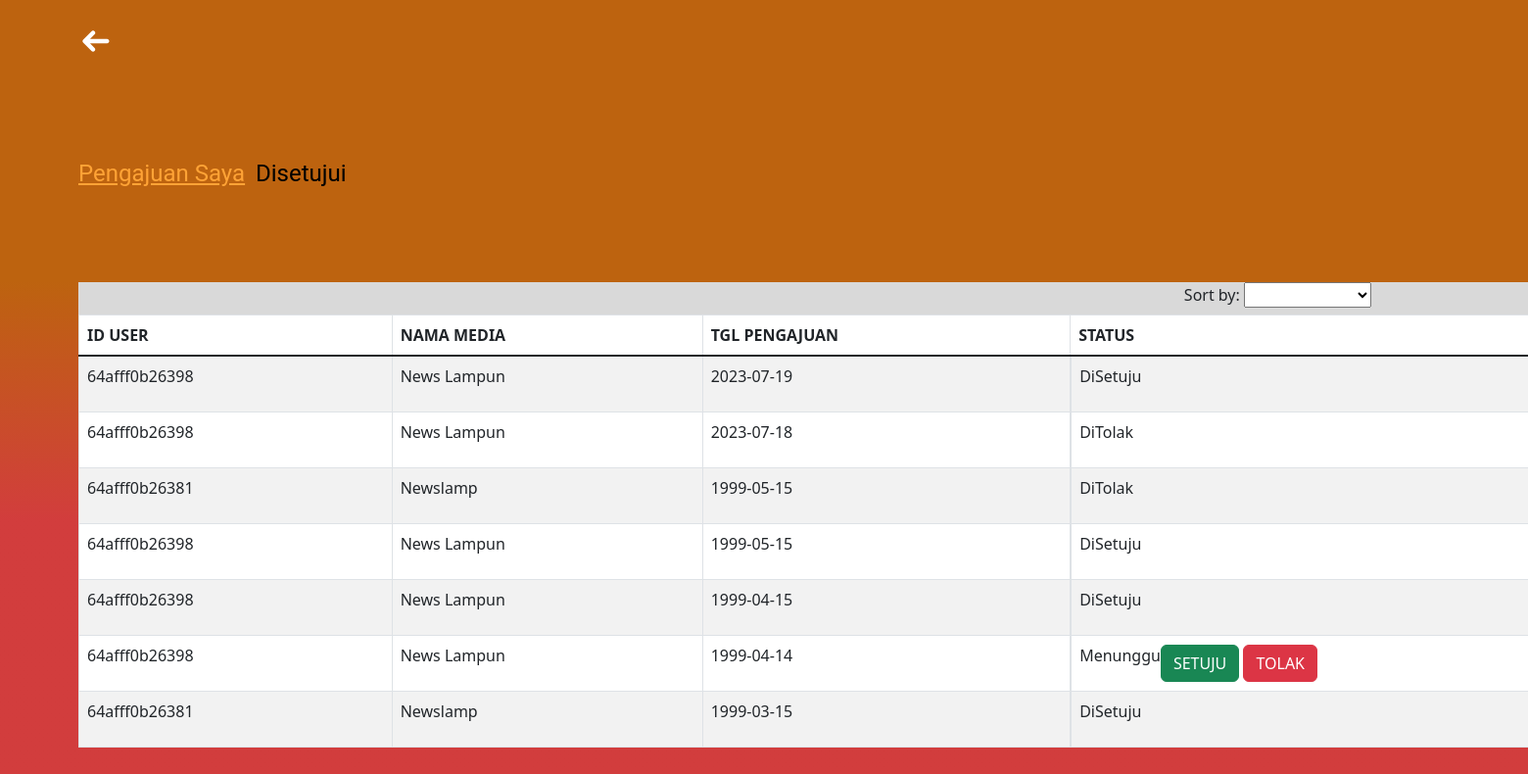
Screenshot of /admin-page/list-pengajuan.php (signed in) with the database file from the repository.
### tables this page shows
CREATE TABLE `pengajuan` (
  `id_pengajuan` varchar(255) NOT NULL,
  `id_user` varchar(255) DEFAULT NULL,
  `status` varchar(50) DEFAULT NULL,
  `tglterima` date DEFAULT NULL,
  `tglaju` date DEFAULT NULL,
  `keterangan` text DEFAULT NULL
);

CREATE TABLE `member` (
  `id_user` varchar(255) NOT NULL,
  `phone` varchar(10) DEFAULT NULL,
  `email` text DEFAULT NULL,
  `company_name` text DEFAULT NULL,
  `company_address` text DEFAULT NULL
);

### admin-page/list-pengajuan.php (the view, shortened to what this page needs)
<?php
include "../config/connection.php";
?>
<!DOCTYPE html>
<html lang="en">
<head>
    <link rel="stylesheet" href="../style/style-list-pengajuan.css">
    <link href="https://cdn.jsdelivr.net/npm/bootstrap@5.3.0/dist/css/bootstrap.min.css" rel="stylesheet">
    <link rel="stylesheet" href="https://cdn.jsdelivr.net/npm/bootstrap@4.6.2/dist/css/bootstrap.min.css">
    <link href="https://cdn.jsdelivr.net/npm/bootstrap@5.0.2/dist/css/bootstrap.min.css" rel="stylesheet">
    <link href="https://cdn.jsdelivr.net/npm/bootstrap@5.3.0/dist/css/bootstrap.min.css" rel="stylesheet">
</head>
<body>
    <div class="navbar">
        <a href="../index.php" style="text-decoration: none; color:white">
        </a>
    </div>
    <div class="content">
        <div id="pilihan">
            <a href="list-pengajuan.php" class="text-yellow" id="pengajuan">Pengajuan Saya</a>
            <a href="table_setuju.php" class="text-black" id="setuju">Disetujui</a>
        </div>
        <div class="sort">
            <form method="get" id="sortForm">
                <label for="sort_by">Sort by:</label>
                <select name="sort_by" id="sort_by">
                    <?php
                    $sql = "SELECT * FROM member JOIN user on member.id_user = user.id_user WHERE user.level IS NULL OR user.level = '' ORDER BY member.company_name ASC";
                    $selected_sort = isset($_GET['sort_by']) ? $_GET['sort_by'] : '';
                    if ($stmt = $conn->prepare($sql)) {
                        $stmt->execute();
                        $result = $stmt->get_result();
                        while ($row = $result->fetch_assoc()) {
                            $selected = ($row['company_name'] == $selected_sort) ? 'selected' : '';
                            echo "<option value='" . $row['company_name'] . "' $selected>" . $row['company_name'] . "</option>";
                        }
                    }
                    ?>
                </select>
            </form>
        </div>
        <div class="rectangle">
            <table class="table table-striped table-bordered table-hover">
                <thead>
                    <tr>
                        <th scope="col">ID USER</th>
                        <th scope="col">NAMA MEDIA</th>
                        <th scope="col">TGL PENGAJUAN</th>
                        <th scope="col">STATUS</th>
                    </tr>
                </thead>
                <tbody>
                    <?php
                    $sort_by = isset($_GET['sort_by']) ? $_GET['sort_by'] : '';
                    if ($sort_by != '') {
                        $sql = "SELECT * FROM pengajuan JOIN member on pengajuan.id_user = member.id_user WHERE member.company_name = ? ORDER BY pengajuan.tglaju DESC;";
                        if ($stmt = $conn->prepare($sql)) {
                            $stmt->bind_param('s', $sort_by);
                            $stmt->execute();
                            $result = $stmt->get_result();
                            while ($user = $result->fetch_assoc()) {
                                echo "<tr>
                                    <td><p class='table-a'>$user[id_user]</p></td>
                                    <td><p class='table-a'>$user[company_name]</p></td>
                                    <td><p class='table-a'>$user[tglaju]</p></td>
                                    <td id='td-status'><p class='table-a'>$user[status]</p>";
                                if ($user['status'] === 'Menunggu') {
                                    echo "<form method='post' action='update_status.php'>
                                            <input type='hidden'name='id_user' value='$user[id_user]'>
                                            <input type='hidden'name='id_pengajuan' value='$user[id_pengajuan]'>
                                            <button type='button' name='action' value='approve' class='btn btn-success ml-5' data-toggle='modal' data-target='#ModalSetuju'>SETUJU</button>
                                            <div class='modal fade' id='ModalSetuju' tabindex='-1' role='dialog' aria-labelledby='ModalSetujuLabel' aria-hidden='true'>
                                                <div class='modal-dialog modal-dialog-centered' role='document'>
                                                    <div class='modal-content'>
                                                        <div class='modal-body'>
                                                            <p>Apakah Anda Sudah Yakin Untuk Menerima?</p>
                                                            <button type='submit' name='action' value='approve' class='btn btn-success'>YA</button>
                                                            <button type='button' class='btn btn-danger' data-dismiss='modal'>TIDAK</button>
                                                        </div>
                                                    </div>
                                                </div>
                                            </div>
                                            <button type='button' class='btn btn-danger' data-toggle='modal' data-target='#TolakModal'>TOLAK</button>
                                            <div class='modal fade' id='TolakModal' tabindex='-1' role='dialog' aria-labelledby='TolakModalLabel' aria-hidden='true'>
                                            <div class='modal-dialog' role='document'>
                                                <div class='modal-content'>
                                                    <div class='modal-body'>
                                                        <form>
                                                        <p>Apakah Anda Sudah Yakin Untuk Menolak? <br> Sertakan Alasan Penolakan</p>
                                                        <div class='form-group'>
                                                            <label for='keterangan' class='col-form-label'>Pesan/Keterangan:</label>
                                                            <textarea class='form-control' id='keterangan' name='keterangan'></textarea>
                                                        </div>
                                                        <button type='button' class='btn btn-secondary' data-dismiss='modal'>Close</button>
                                                        <button type='submit' name='action' value='reject' class='btn btn-primary'>Send message</button>
                                                        </form>
                                                    </div>
                                                </div>
                                            </div>
                                            </div>
                                        </form>";
                                }
                                echo "</td></tr>";
                            }
                        }
                    } else {
                        $sql = "SELECT * FROM pengajuan JOIN member on pengajuan.id_user = member.id_user ORDER BY pengajuan.tglaju DESC;";
                        if ($stmt = $conn->prepare($sql)) {
                            $stmt->execute();
                            $result = $stmt->get_result();
                            while ($user = $result->fetch_assoc()) {
                                echo "<tr>
                                    <td><p class='table-a'>$user[id_user]</p></td>
                                    <td><p class='table-a'>$user[company_name]</p></td>
                                    <td><p class='table-a'>$user[tglaju]</p></td>
                                    <td id='td-status'><p class='table-a'>$user[status]</p>";
                                if ($user['status'] === 'Menunggu') {
                                    echo "<form method='post' action='update_status.php'>
                                            <input type='hidden'name='id_user' value='$user[id_user]'>
                                            <input type='hidden'name='id_pengajuan' value='$user[id_pengajuan]'>
                                            <button type='button' name='action' value='approve' class='btn btn-success' data-toggle='modal' data-target='#ModalSetuju'>SETUJU</button>
                                            <button type='button' class='btn btn-danger' data-toggle='modal' data-target='#TolakModal'>TOLAK</button>
                                        </form>";
                                }
                                echo "</td></tr>";
                            }
                        }
                    }
                    ?>
                </tbody>
            </table>
        </div>
    </div>
</body>
</html>

### style/style-list-pengajuan.css (style rules this page uses)
body { font-family: Arial, sans-serif; margin: 0; padding: 0; background: linear-gradient(180deg, #BD630F 35.19%, rgba(202, 27, 27, 0.85) 65.10%); background-repeat: no-repeat; height: 100%; width: 100%; min-height: 100vh; }
.navbar { margin-top: 1rem; margin-left: 5rem; }
#pilihan { display: flex; flex-direction: row; margin: 6rem 5rem; }
.text-yellow { width: 11.31225rem; color: #FFA336; font-family: Roboto; font-size: 1.5rem; font-style: normal; font-weight: 400; line-height: 1.71875rem; }
.text-black { width: 6.206rem; color: #000; font-family: Roboto; font-size: 1.5rem; font-style: normal; font-weight: 400; line-height: 1.71875rem; text-decoration: none; }
.rectangle { width: 105rem; flex-shrink: 0; margin: 6rem 5rem; background: #D9D9D9; }
#td-status { display: flex; align-items: center; justify-content: flex-start; }
.sort { margin-right: 10rem; float: right; }

### rows the page displays
pengajuan: member.id_user "64afff0b26398", member.company_name "News Lampun", tglaju "2023-07-19", status "DiSetuju"
pengajuan: member.id_user "64afff0b26398", member.company_name "News Lampun", tglaju "2023-07-18", status "DiTolak"
pengajuan: member.id_user "64afff0b26381", member.company_name "Newslamp", tglaju "1999-05-15", status "DiTolak"
pengajuan: member.id_user "64afff0b26398", member.company_name "News Lampun", tglaju "1999-05-15", status "DiSetuju"
pengajuan: member.id_user "64afff0b26398", member.company_name "News Lampun", tglaju "1999-04-15", status "DiSetuju"
pengajuan: member.id_user "64afff0b26398", member.company_name "News Lampun", tglaju "1999-04-14", status "Menunggu"
pengajuan: member.id_user "64afff0b26381", member.company_name "Newslamp", tglaju "1999-03-15", status "DiSetuju"
